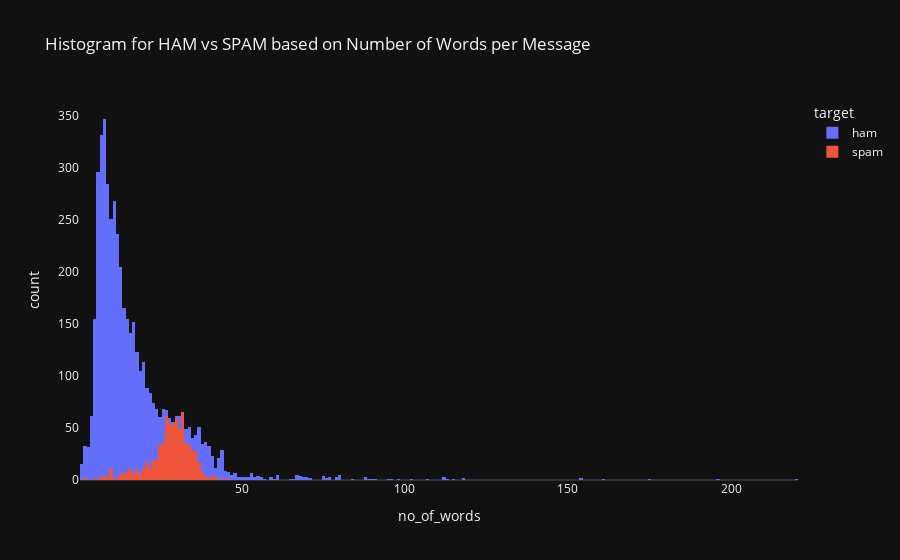

Notebook code for this chart:
### Code cell
fig = px.histogram(df, x = 'no_of_words', color = 'target', 
                   template = 'plotly_dark', 
                   title = "Histogram for HAM vs SPAM based on Number of Words per Message")

fig.update_xaxes(showgrid = False)
fig.update_yaxes(showgrid = False)
fig.update_layout(barmode = 'overlay')
fig.show()

### Figure 1 — Plotly figure (JSON) as saved in the notebook; plotly's stock layout.template omitted (floating-point values rounded to 4 significant figures; data arrays with more than 128 entries replaced by an {"elided": "..."} marker saying what was removed)
{"data": [{"alignmentgroup": "True", "bingroup": "x", "hovertemplate": "target=ham<br>no_of_words=%{x}<br>count=%{y}<extra></extra>", "legendgroup": "ham", "marker": {"color": "#636efa", "pattern": {"shape": ""}}, "name": "ham", "offsetgroup": "ham", "orientation": "v", "showlegend": true, "type": "histogram", "x": {"elided": "4825 int values"}, "xaxis": "x", "yaxis": "y"}, {"alignmentgroup": "True", "bingroup": "x", "hovertemplate": "target=spam<br>no_of_words=%{x}<br>count=%{y}<extra></extra>", "legendgroup": "spam", "marker": {"color": "#EF553B", "pattern": {"shape": ""}}, "name": "spam", "offsetgroup": "spam", "orientation": "v", "showlegend": true, "type": "histogram", "x": {"elided": "747 int values"}, "xaxis": "x", "yaxis": "y"}], "layout": {"barmode": "overlay", "legend": {"title": {"text": "target"}, "tracegroupgap": 0}, "title": {"text": "Histogram for HAM vs SPAM based on Number of Words per Message"}, "xaxis": {"anchor": "y", "domain": [0, 1], "showgrid": false, "title": {"text": "no_of_words"}}, "yaxis": {"anchor": "x", "domain": [0, 1], "showgrid": false, "title": {"text": "count"}}}}
